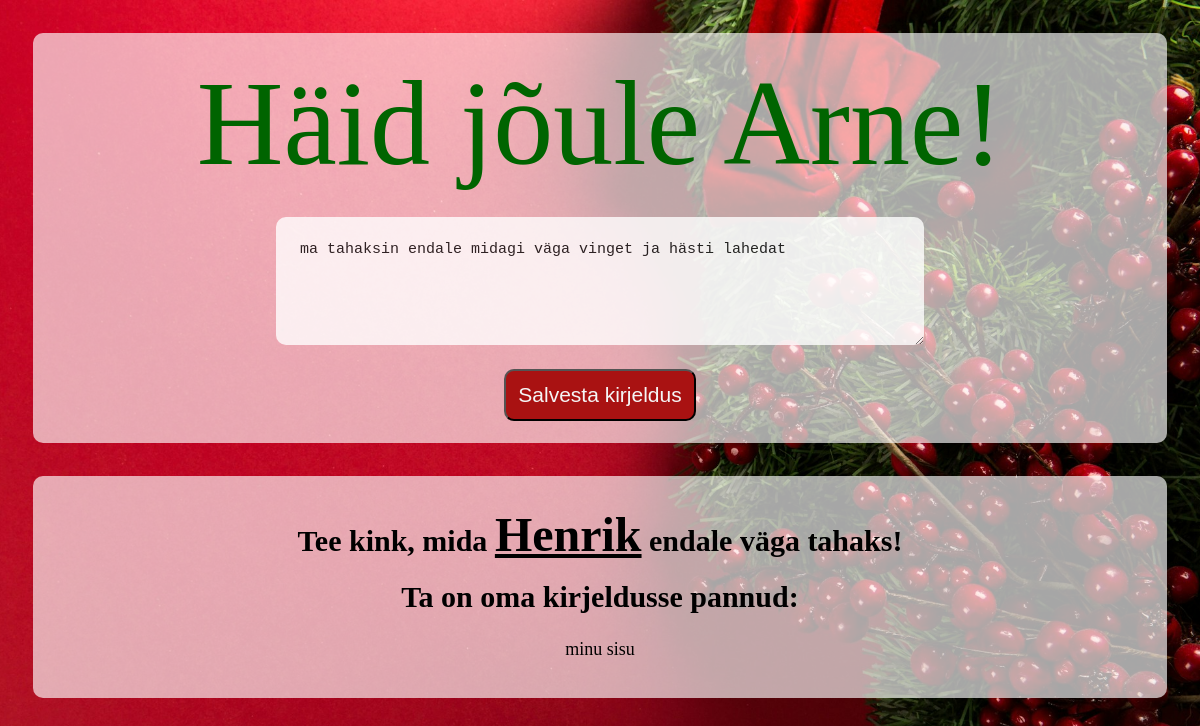
Screenshot of /25cadd51-5e09 with the database file from the repository.
### models.py (models this page shows)
class UserView (db.Model):
    id = db.Column(db.String(13), primary_key=True, default=gen_short_uuid)
    user = db.Column(db.String(MAX_NAME_LENGTH))
    user_description = db.Column(db.String(100), default="kirjuta siia midagi suunavat, et Sulle oleks lihtsam kinki teha")
    target_id = db.Column(db.String(13), db.ForeignKey('user_view.id'))
    target = db.relationship('UserView',
                           uselist=False,
                           remote_side=[id],
                           foreign_keys=[target_id])

### main.py (the view)
@app.route("/<user_id>", methods=['GET', 'POST'])
def user_route(user_id):
    user = db.session.query(UserView).filter_by(id=user_id).first()
    if not user:
        abort(404)
    if request.method == "POST":
        text = request.form.get("description")
        update_own_description(user, text)
    return render_template("user.html", user=user)

### templates/user.html (shortened to what this page needs)
<!DOCTYPE html>
<html lang="en">
<head>
    <link rel="stylesheet" href="{{ url_for('static', filename='/main.css') }}">
</head>
<body>
    <div class="user">
        <h1 class="christmasy"> Häid jõule {{ user.user }}!</h1>
        <form method="POST" class="user">
            <textarea name="description">{{ user.user_description }}</textarea>
            <button type="submit">Salvesta kirjeldus</button>
        </form>
    </div>
    <div class="user">
        <h2>Tee kink, mida <span class="target">{{ user.target.user }}</span> endale väga tahaks!</h2>
        <h2>Ta on oma kirjeldusse pannud:</h2>
        <p>{{ user.target.user_description }}</p>
    </div>
</body>
</html>

### static/main.css (style rules this page uses)
* { padding: 0; margin: 0; }
body { background-image: url('/static/christmas.jpg'); background-position: center; background-repeat: no-repeat; background-size: cover; background-attachment: fixed; min-height: 100vh; background-color: #910707; }
div { background-color: rgba(255, 255, 255, 0.65); padding: max(2.75vh, 1.75vw); margin: max(2.75vh, 2.75vw); border-radius: 10px; max-height: max(50vh, 40vw); }
.christmasy { font-family: ChristmasFont; font-weight: 400; font-size: max(8vh, 10vw); color: darkgreen; text-align: center; }
.user { display: flex; flex-wrap: wrap; justify-content: space-between; align-items: center; flex-direction: column; }
form { min-width: 55vw; max-width: 75vw; }
textarea { margin: 2vw; padding: 2vw; border: none; border-radius: 10px; transition: all 0.3s ease; opacity: 0.8; font-size: max(1.75vh, 1.25vw); min-width: 50vw; max-width: 75vw; min-height: 10vh; max-height: 15vh; }
button { padding: 1vw; border-radius: 10px; background-color: #a91212; color: whitesmoke; font-size: max(2vh, 1.75vw); max-width: 20vw; transition: all 0.3s ease; }
.target { font-size: max(3vh, 4vw); text-decoration: underline; }
h2 { font-size: max(2.5vh, 2.5vw); text-align: center; margin: max(0.75vh, 0.75vw); }
p { font-size: max(2vh, 1.5vw); text-align: center; overflow-wrap: break-word; word-wrap: break-word; hyphens: auto; max-width: 75vw; margin: 0 auto; padding: 1rem; white-space: pre-wrap; }

### rows the page displays
UserView: user "Arne", description "ma tahaksin endale midagi väga vinget ja hästi lahedat"
UserView: target.user "Henrik", target.user_description "minu sisu"
